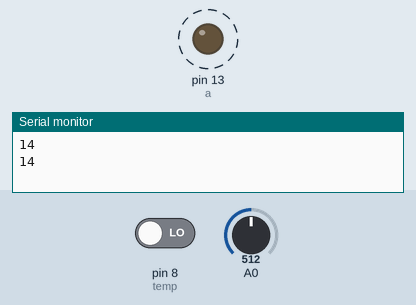
This sketch was run on a simulated Arduino Uno, built with avr-gcc and run on an emulated ATmega328P. On the bench: output pins drawn as LEDs (lit = HIGH), the last lines printed to the serial monitor. Dashed ring = blinking. The inputs (shaded band) are chosen by the test bench; at power-on: A0 = 512, pin 8 (temp) LOW.

Above: at 1.8 s.
1.9 s: A0 set to 0
At 2.6 s:
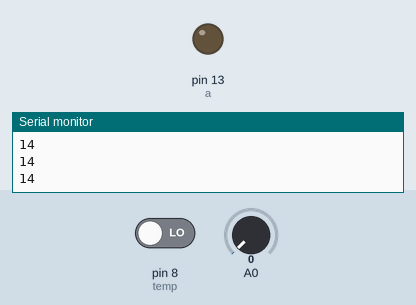
3.4 s: A0 set to 122
At 3.7 s:
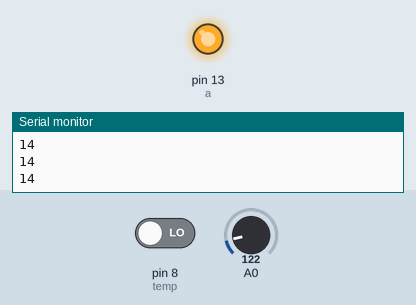
Timing chart, 0 to 12.9 s (numbered marks = the images above; inputs shaded):
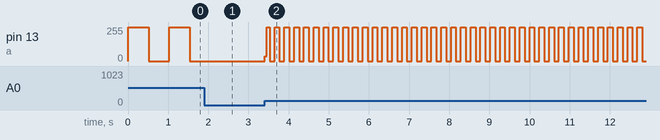

The sketch:

Exc_2_12_12_2022.ino
```cpp
int a = 13;
int temp = 8;
byte lastTempState;

void setup ()
{
pinMode(a, OUTPUT);

pinMode(A0,   INPUT);
Serial.begin(9600);

byte lastTempState= digitalRead(temp);
}


void loop()
{
Serial.println(A0);
int tempValue=analogRead(A0);
digitalWrite(a, HIGH);
delay(tempValue);
digitalWrite(a, LOW);
delay(tempValue);

}
```

Measured:
- after the input at 1.9 s, pin 13 (a): stays 0/255 (without the input it goes to 255/255 after 0.15 s)
- after the input at 3.4 s, pin 13 (a): 0/255 → 35/255 at once, then moves between 0/255 and 255/255, repeating every 0.24 s
- by itself, pin 13 (a): alternates 255/255 for 0.51 s and 0/255 for 0.51 s
